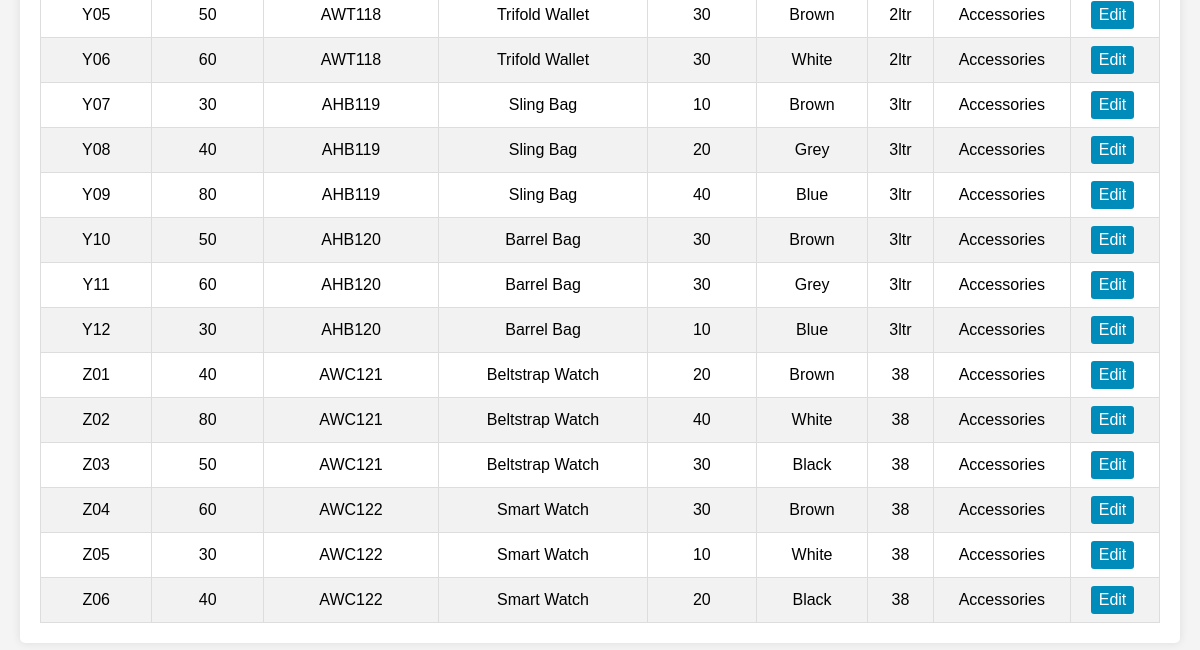
/inventory/manage_inv.php (signed in, lower part), run on an earlier commit of the app's database.
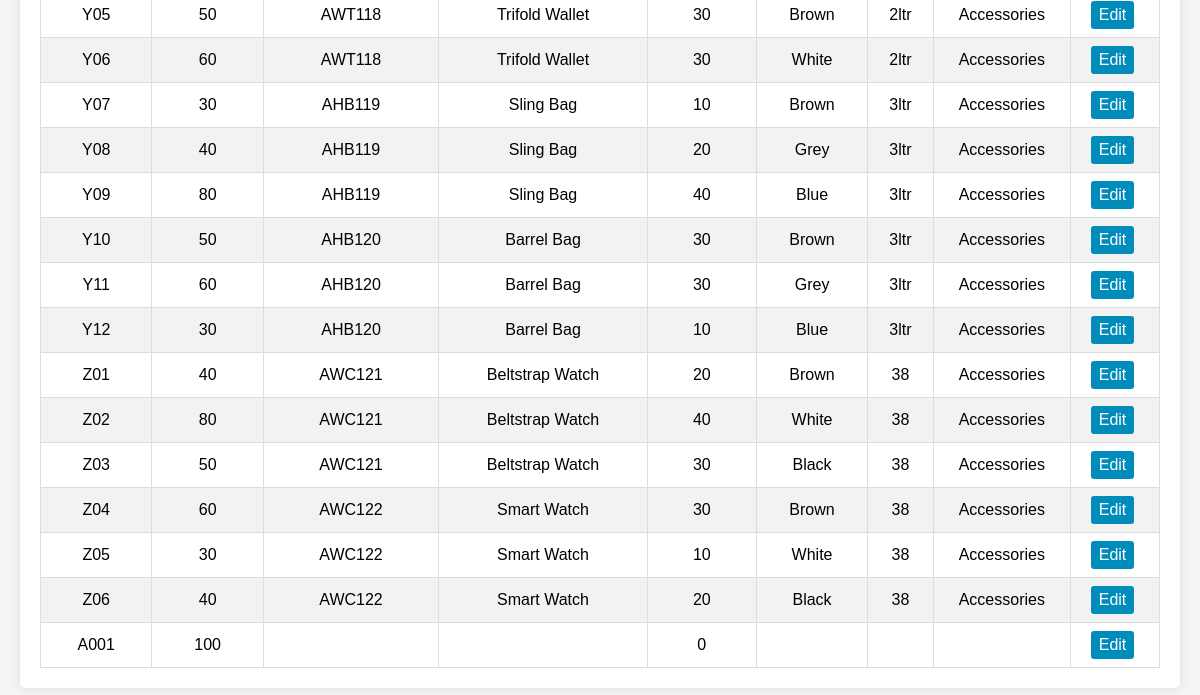
And on a later commit of the database.
### tables this page shows
CREATE TABLE `inv_location` (
  `id` int(11) NOT NULL,
  `location` varchar(255) DEFAULT NULL,
  `capacity` int(11) DEFAULT NULL,
  `article_no` varchar(11) NOT NULL,
  `article_description` varchar(255) DEFAULT NULL,
  `color` varchar(255) DEFAULT NULL,
  `available_quantity` int(11) DEFAULT NULL,
  `article_size` varchar(10) DEFAULT NULL,
  `category` varchar(50) DEFAULT NULL
);

### inventory/manage_inv.php (the view, shortened to what this page needs)
<?php
include('../Includes/connection.php');
$query = "SELECT article_no, article_description, available_quantity, location, capacity, color, article_size, category FROM inv_location";
$result = $conn->query($query);
?>
<!DOCTYPE html>
<html lang="en">
<head>
<link rel="stylesheet" href="https://cdnjs.cloudflare.com/ajax/libs/font-awesome/4.7.0/css/font-awesome.min.css">
</head>
<body>
<div class="main-content">
    <table>
        <tbody>
            <?php
            if ($result && $result->num_rows > 0) {
                while ($row = $result->fetch_assoc()) {
                    echo "<tr>";
                    echo "<td>" . htmlspecialchars($row['location']) . "</td>";
                    echo "<td>" . htmlspecialchars($row['capacity']) . "</td>";
                    echo "<td>" . htmlspecialchars($row['article_no']) . "</td>";
                    echo "<td>" . htmlspecialchars($row['article_description']) . "</td>";
                    echo "<td>" . htmlspecialchars($row['available_quantity']) . "</td>";
                    echo "<td>" . htmlspecialchars($row['color']) . "</td>";
                    echo "<td>" . htmlspecialchars($row['article_size']) . "</td>";
                    echo "<td>" . htmlspecialchars($row['category']) . "</td>";
                    echo '<td>
                            <a href="#" class="action-btn edit-btn">Edit</a>
                          </td>';
                    echo "</tr>";
                }
            } else {
                echo "<tr><td colspan='9'>No items found</td></tr>";
            }
            ?>
        </tbody>
    </table>
</div>
</body>
</html>

What changed in the data, as far as the page shows it:
added inv_location: location "A001", capacity "100", available_quantity "0"
